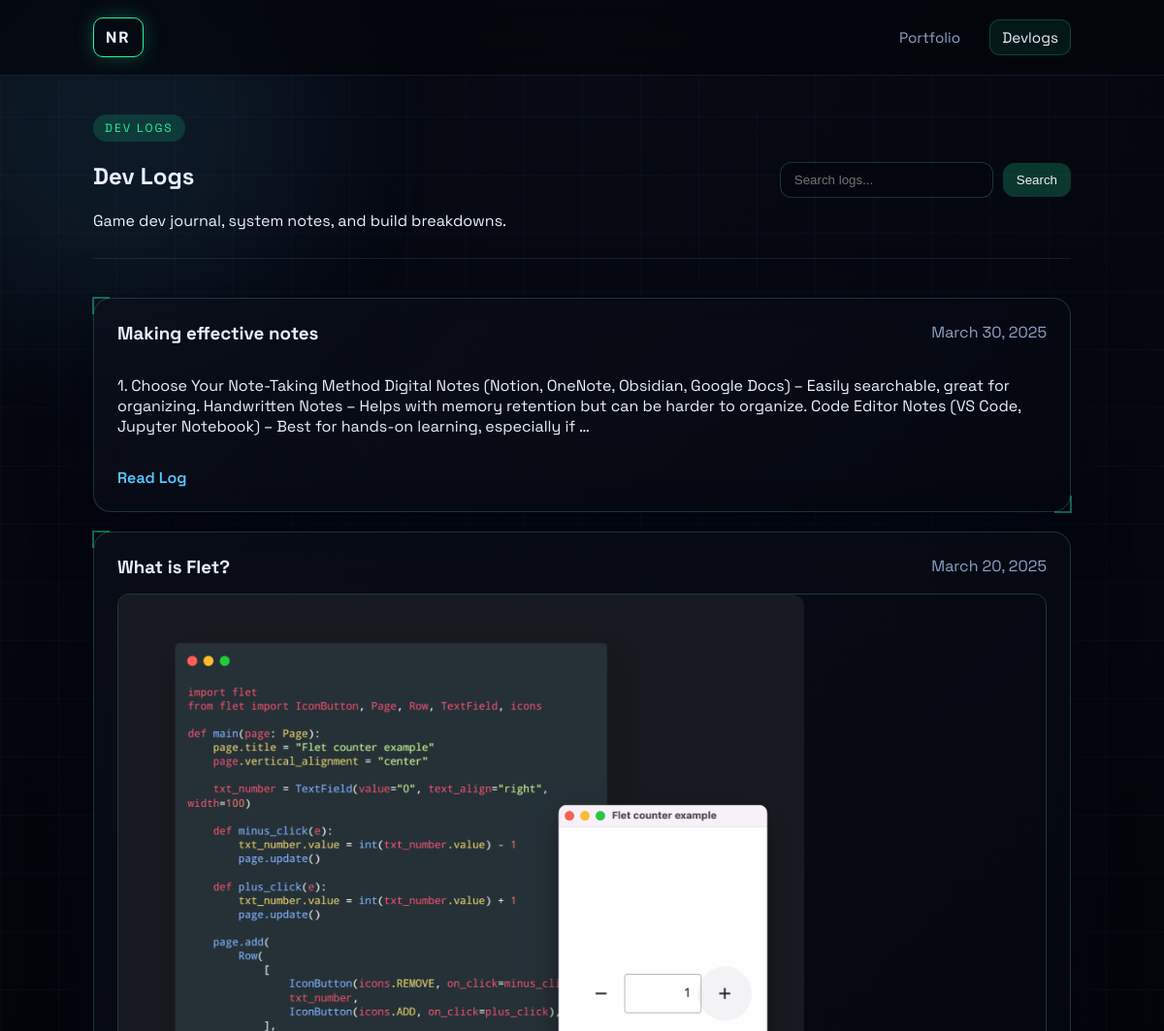
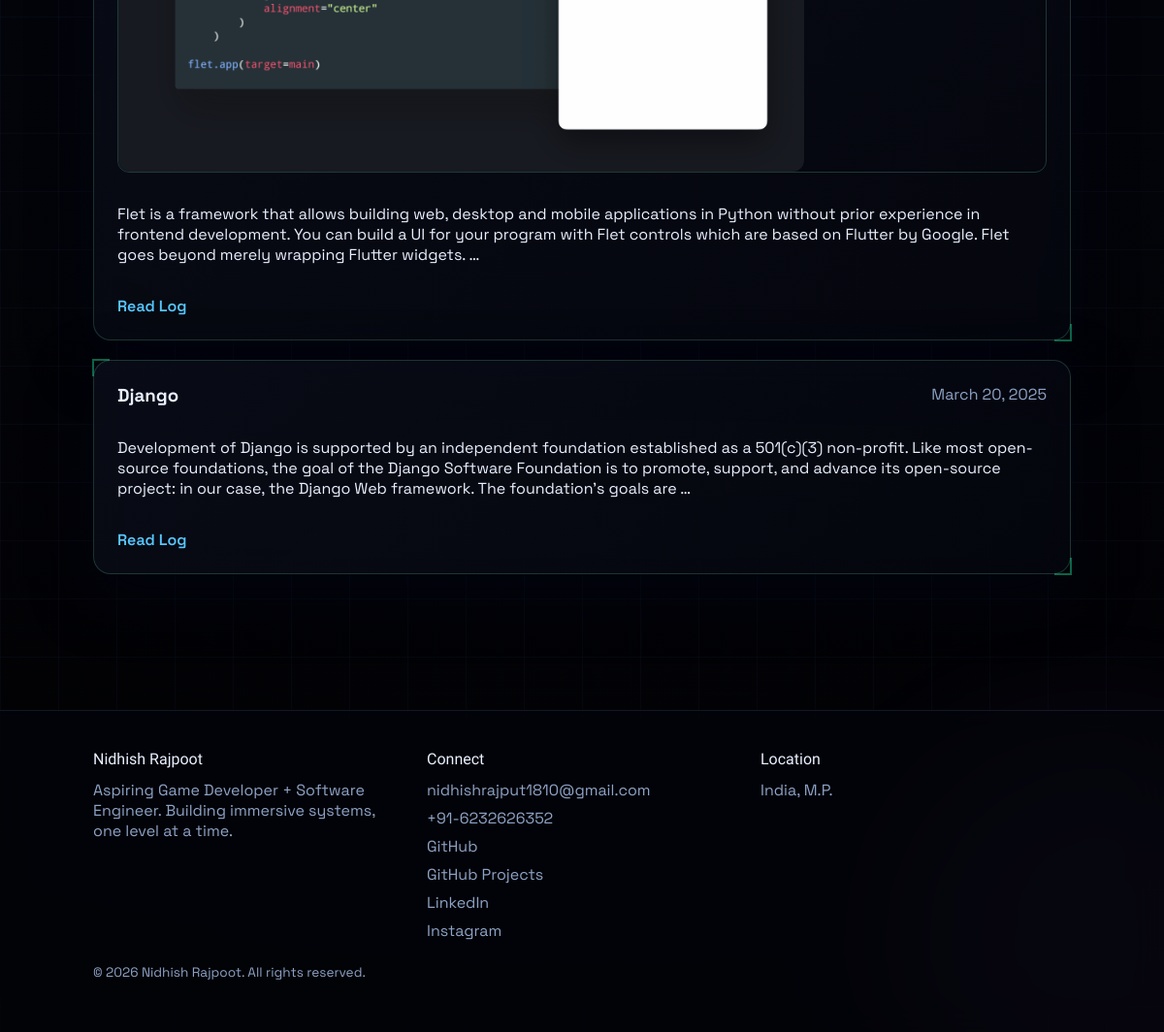
Screenshot of /blog/ with the database file from the repository (2 pictures, top to bottom).
### posts/models.py (models this page shows, shortened)
class Post(models.Model):
    title = models.CharField(max_length=200)
    body = models.TextField()
    created_at = models.DateTimeField(auto_now_add=True)
    image = models.ImageField(upload_to='post_images/', null=True, blank=True)

### posts/views.py (the view)
# urls.py: path('', views.index, name='index'),
def index(request):
    posts = Post.objects.all().order_by('-created_at')
    return render(request, 'posts/index.html', {'posts': posts})

### portfolio/context_processors.py (called while the page is built)
def site_links(request):
    return {"site_links": getattr(settings, "PORTFOLIO_LINKS", {})}

### templates/posts/index.html (shortened to what this page needs)
{% extends "base.html" %}
{% block content %}
<section class="page-hero compact">
  <div class="page-hero-content">
    <div class="hero-badge">Dev Logs</div>
    <h1>Dev Logs</h1>
    <p>Game dev journal, system notes, and build breakdowns.</p>
  </div>
  <div class="page-hero-actions">
    <form method="get" action="{% url 'search_posts' %}" class="search-bar">
      <input type="text" name="q" placeholder="Search logs..." />
      <button type="submit">Search</button>
    </form>
  </div>
</section>
<section class="section-block">
  <div class="timeline">
    {% for post in posts %}
    <article class="timeline-item hud-panel blog-tile">
      <div class="card-header">
        <h3><a href="{% url 'post_detail' post.id %}">{{ post.title }}</a></h3>
        <span class="muted">{{ post.created_at|date:"F d, Y" }}</span>
      </div>
      {% if post.image %}
      <div class="blog-image">
        <img src="{{ post.image.url }}" alt="{{ post.title }}" />
      </div>
      {% endif %}
      <div class="blog-excerpt">
        {{ post.body|truncatewords:45|linebreaks }}
      </div>
      <a class="link-inline" href="{% url 'post_detail' post.id %}">Read Log</a>
    </article>
    {% empty %}
    <div class="hud-panel">
      <p>No dev logs yet. {% if user.is_authenticated %}<a href="{% url 'create_post' %}">Create one</a>.{% endif %}</p>
    </div>
    {% endfor %}
  </div>
</section>
{% endblock %}

### templates/base.html (shortened to what this page needs)
{% load static %}
<!DOCTYPE html>
<html lang="en">
  <head>
    <link rel="stylesheet" href="{% static 'css/main.css' %}" />
  </head>
  <body class="{% block body_class %}theme-hud{% endblock %}">
    <div class="bg-orb orb-1" aria-hidden="true"></div>
    <div class="bg-orb orb-2" aria-hidden="true"></div>
    {% with current=request.resolver_match.url_name %}
    <header class="site-header">
      <a class="logo" href="{% url 'home' %}">
        <span class="logo-mark">NR</span>
      </a>
      <nav class="site-nav">
        <div class="nav-item dropdown">
          <a
            class="{% if request.path|slice:':6' != '/blog/' %}active{% endif %}"
            href="{% url 'home' %}"
          >
            Portfolio
          </a>
        </div>
        <a class="{% if request.path|slice:':6' == '/blog/' %}active{% endif %}" href="{% url 'index' %}">Devlogs</a>
      </nav>
    </header>
    {% endwith %}
    <main id="main" class="site-main">
      {% block content %}{% endblock %}
    </main>
    <footer class="site-footer">
      <div class="footer-grid">
        <div>
          <div class="footer-title">Nidhish Rajpoot</div>
          <p class="footer-text">
            Aspiring Game Developer + Software Engineer. Building immersive systems, one level at a time.
          </p>
        </div>
        <div>
          <div class="footer-title">Connect</div>
          <div class="footer-links">
            {% if site_links.email %}
            <a href="mailto:{{ site_links.email }}">{{ site_links.email }}</a>
            {% endif %}
            {% if site_links.phone %}
            <a href="tel:{{ site_links.phone }}">{{ site_links.phone }}</a>
            {% endif %}
            {% if site_links.github %}
            <a href="{{ site_links.github }}" target="_blank" rel="noopener">GitHub</a>
            {% endif %}
            {% if site_links.github_projects %}
            <a href="{{ site_links.github_projects }}" target="_blank" rel="noopener">GitHub Projects</a>
            {% endif %}
            {% if site_links.linkedin %}
            <a href="{{ site_links.linkedin }}" target="_blank" rel="noopener">LinkedIn</a>
            {% endif %}
            {% if site_links.instagram %}
            <a href="{{ site_links.instagram }}" target="_blank" rel="noopener">Instagram</a>
            {% endif %}
          </div>
        </div>
        <div>
          <div class="footer-title">Location</div>
          <p class="footer-text">India, M.P.</p>
        </div>
      </div>
      <p class="footer-bottom">© 2026 Nidhish Rajpoot. All rights reserved.</p>
    </footer>
  </body>
</html>

### rows the page displays
Post: title "Making effective notes", created_at "March 30, 2025", body "1. Choose Your Note-Taking Method Digital Notes (Notion, OneNote, Obsidian, Google Docs) – Easily searchable, great for organizing. Handwritten Notes – Helps with memory retention but can be harder to organize. Code Editor Notes (VS Code, Jupyter Notebook) – Best for hands-on learning, especially if …"
Post: title "What is Flet?", created_at "March 20, 2025", image (picture), body "Flet is a framework that allows building web, desktop and mobile applications in Python without prior experience in frontend development. You can build a UI for your program with Flet controls which are based on Flutter by Google. Flet goes beyond merely wrapping Flutter widgets. …"
Post: title "Django", created_at "March 20, 2025", body "Development of Django is supported by an independent foundation established as a 501(c)(3) non-profit. Like most open-source foundations, the goal of the Django Software Foundation is to promote, support, and advance its open-source project: in our case, the Django Web framework. The foundation's goals are …"

### other values shown
{{ site_links.email }} "nidhishrajput1810@gmail.com"
{{ site_links.phone }} "+91-6232626352"
